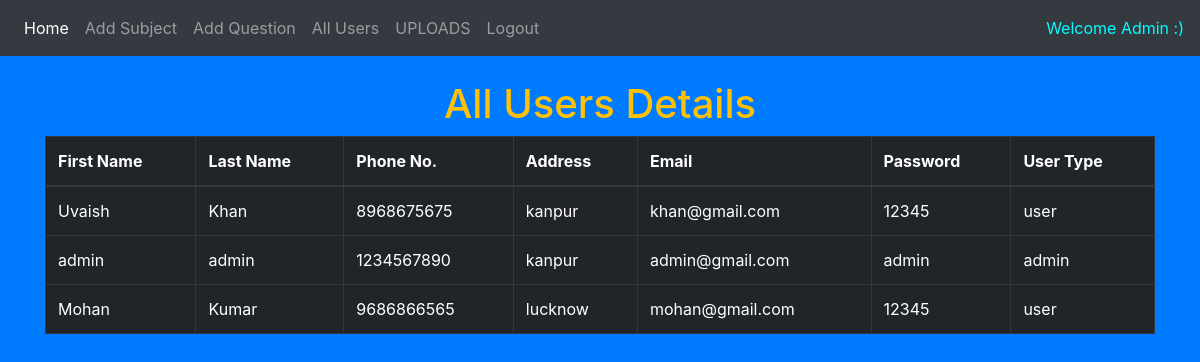
/admin/userDetails.php, run on the app's committed database.
### tables this page shows
CREATE TABLE `tbl_signup` (
  `id` int(10) NOT NULL,
  `fname` varchar(50) NOT NULL,
  `lname` varchar(50) NOT NULL,
  `phone` varchar(50) NOT NULL,
  `address` varchar(100) NOT NULL,
  `email` varchar(100) NOT NULL,
  `password` varchar(100) NOT NULL,
  `type` varchar(50) DEFAULT NULL
);

### admin/userDetails.php (the view, shortened to what this page needs)
<?php include "../db_connection.php";
?>
<!DOCTYPE html>
<html lang="en">
<head>
    <link href="../css/bootstrap.min.css" rel="stylesheet">
</head>
<body class="bg-primary text-light">
    <nav class="navbar navbar-expand-lg navbar-dark bg-dark">
        <div class="collapse navbar-collapse" id="navbarColor01">
            <ul class="navbar-nav mr-auto">
                <li class="nav-item active">
                    <a class="nav-link" href="../index.php">Home <span class="sr-only">(current)</span></a>
                </li>
                <li class="nav-item">
                    <a class="nav-link" href="addSubject.php">Add Subject</a>
                </li>
                <li class="nav-item">
                    <a class="nav-link" href="addQuestions.php">Add Question</a>
                </li>
                <li class="nav-item">
                    <a class="nav-link" href="userDetails.php">All Users</a>
                </li><li class="nav-item">
                    <a class="nav-link" href="userUploads.php">UPLOADS</a>
                </li>
                <li class="nav-item">
                    <a class="nav-link" href="logoutpage.php">Logout</a>
                </li>
            </ul>
            <p class="my-2 my-lg-0" style="color:aqua">Welcome Admin :)
            </p>
        </div>
    </nav>
    <br>
    <div class="container">
        <h1 class="text-center text-warning">All Users Details</h1>
        <table class="table table-bordered table-dark">
            <thead>
                <tr>
                    <th>First Name</th>
                    <th>Last Name</th>
                    <th>Phone No.</th>
                    <th>Address</th>
                    <th>Email</th>
                    <th>Password</th>
                    <th>User Type</th>
                </tr>
            </thead>
            <tbody>
                <?php
                $obj = mysqli_query($conn, "select * from tbl_signup");
                while ($data = mysqli_fetch_array($obj)) {
                ?>
                <tr>
                    <td><?php echo $data['fname']; ?></td>
                    <td><?php echo $data['lname']; ?></td>
                    <td><?php echo $data['phone']; ?></td>
                    <td><?php echo $data['address']; ?></td>
                    <td><?php echo $data['email']; ?></td>
                    <td><?php echo $data['password']; ?></td>
                    <td><?php echo $data['type']; ?></td>
                </tr>
                <?php
                }
                ?>
            </tbody>
        </table>
    </div>
</body>
</html>

### data on the page
tbl_signup: fname "Uvaish", lname "Khan", phone "8968675675", address "kanpur", email "khan@gmail.com", password "12345", type "user"
tbl_signup: fname "admin", lname "admin", phone "1234567890", address "kanpur", email "admin@gmail.com", password "admin", type "admin"
tbl_signup: fname "Mohan", lname "Kumar", phone "9686866565", address "lucknow", email "mohan@gmail.com", password "12345", type "user"
